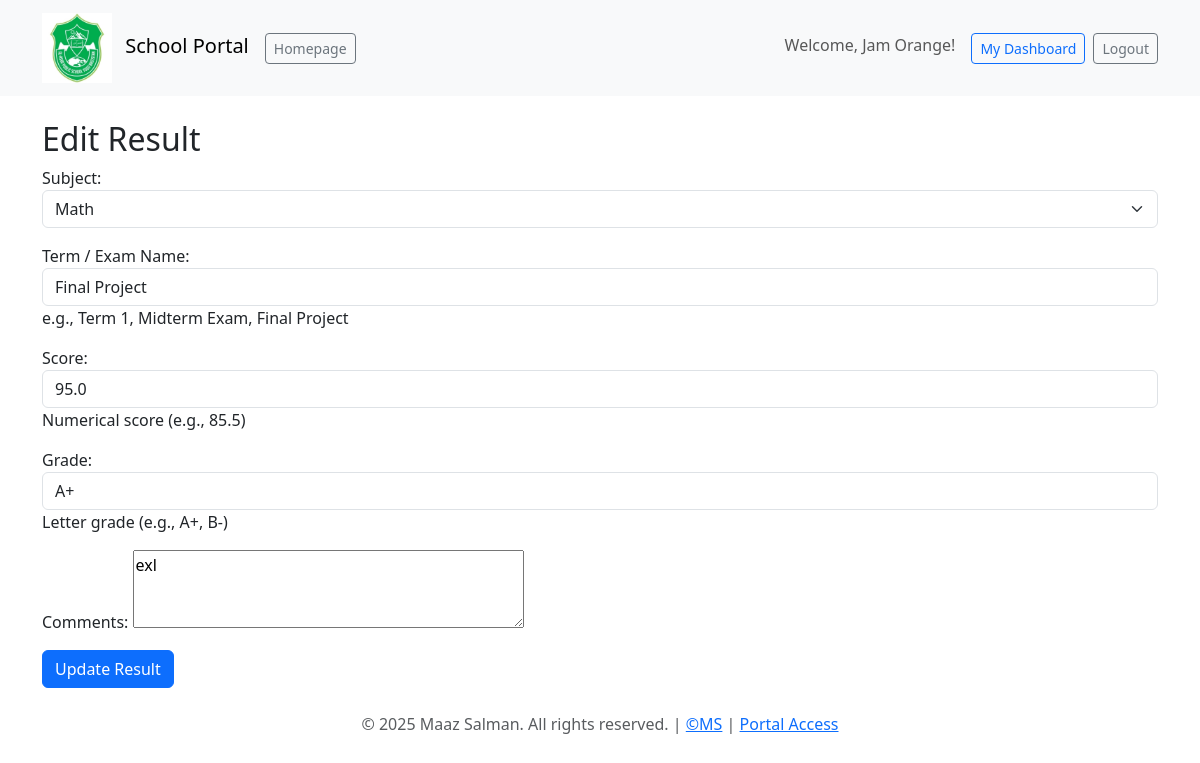
The page /result/6/edit/ (signed in) on the database its author committed.
### core/models.py (models this page shows, shortened)
class Result(models.Model):
    student = models.ForeignKey(Student, on_delete=models.CASCADE, related_name='results')
    subject = models.ForeignKey(Subject, on_delete=models.CASCADE, related_name='results') # PROTECT might be better if subjects are critical
    school_class = models.ForeignKey(
        SchoolClass,
        on_delete=models.SET_NULL, # Record the class context at time of result
        null=True,
        blank=True, # Can be derived from student.current_class at time of entry
        related_name='results'
    )
    term_exam_name = models.CharField(max_length=100, help_text="e.g., Term 1, Midterm Exam, Final Project")
    score = models.FloatField(null=True, blank=True, help_text="Numerical score (e.g., 85.5)")
    grade = models.CharField(max_length=5, blank=True, help_text="Letter grade (e.g., A+, B-)") # Optional alternative/addition to score
    comments = models.TextField(blank=True)
    recorded_by = models.ForeignKey(
        settings.AUTH_USER_MODEL,
        on_delete=models.SET_NULL, # Keep result if teacher leaves
        null=True,
        blank=True, # May be entered by admin, or system generated
        related_name='results_recorded'
    )
    date_recorded = models.DateTimeField(auto_now_add=True) # Automatically set when created
    last_updated = models.DateTimeField(auto_now=True) # Automatically updates on save
    class Meta:
        unique_together = ('student', 'subject', 'term_exam_name')
        ordering = ['-date_recorded'] # Show newest results first by default

### core/views.py (the view)
# urls.py: path('result/<int:result_id>/edit/', views.add_edit_result, name='edit_result'),
@login_required
def add_edit_result(request, student_id=None, result_id=None):
    if result_id:
        result = get_object_or_404(Result, id=result_id)
        student = result.student
    else:
        result = None
        student = get_object_or_404(Student, id=student_id)
    if request.method == 'POST':
        form = ResultForm(request.POST, instance=result)
        if form.is_valid():
            r = form.save(commit=False)
            r.student      = student
            r.recorded_by  = request.user
            r.school_class = student.current_class
            r.save()
            return redirect('teacher_dashboard')
    else:
        form = ResultForm(instance=result)
    return render(request, 'core/add_edit_result.html', {
        'form': form,
        'student': student,
        'result':  result,
        'page_title': 'Edit Result' if result else 'Add New Result',
    })

### core/forms.py (shortened to what this page needs)
class ResultForm(forms.ModelForm):
    class Meta:
        model = Result
        fields = ['subject', 'term_exam_name', 'score', 'grade', 'comments']
        widgets = {
            'comments': forms.Textarea(attrs={'rows': 3}),
            'subject': forms.Select(attrs={'class': 'form-select'}),
            'term_exam_name': forms.TextInput(attrs={'class': 'form-control'}),
            'score': forms.NumberInput(attrs={'class': 'form-control', 'step': '0.1'}), # Allow decimals
            'grade': forms.TextInput(attrs={'class': 'form-control'}),
        }
        labels = {
            'term_exam_name': 'Term / Exam Name', # Nicer label
        }

### core/models.py (called while the page is built)
    def __str__(self):
        return self.name

### templates/core/add_edit_result.html (shortened to what this page needs)
{% extends 'base.html' %}
{% block content %}
  <h2>{{ page_title }}</h2>
  <form method="post">
    {{ form.as_p }}
    <button type="submit" class="btn btn-primary">
      {% if result %}Update{% else %}Create{% endif %} Result
    </button>
  </form>
{% endblock %}

### templates/base.html (shortened to what this page needs)
{% load static %}
<!DOCTYPE html>
<html lang="en">
<head>
    <link href="https://cdn.jsdelivr.net/npm/bootstrap@5.3.3/dist/css/bootstrap.min.css" rel="stylesheet">
</head>
<body>
    <nav class="navbar navbar-expand-lg navbar-light bg-light mb-4">
        <div class="container">
            <a class="navbar-brand" href="/">
                <img src="{% static 'images/logo.jpg' %}" alt="" style="height: 70px; vertical-align: middle; margin-right: 8px;">
                School Portal
            </a>
            <ul class="navbar-nav me-auto mb-2 mb-lg-0">
               <li class="nav-item">
                 <a class="btn btn-sm btn-outline-secondary me-2" href="{% static 'school_site/index.html' %}">Homepage</a>
               </li>
             </ul>
            <ul class="navbar-nav ms-auto">
                {% if user.is_authenticated %}
                    <li class="nav-item">
                        <span class="navbar-text me-3">Welcome, {{ user.get_full_name|default:user.username }}!</span>
                    </li>
                    <li class="nav-item me-2">
                        <a class="btn btn-sm btn-outline-primary" href="{% url 'dashboard' %}">My Dashboard</a>
                    </li>
                    <li class="nav-item">
                       <form action="{% url 'logout' %}" method="post" class="d-inline">
                           <button type="submit" class="btn btn-sm btn-outline-secondary">Logout</button>
                       </form>
                    </li>
                {% else %}
                    <li class="nav-item">
                        <a class="btn btn-sm btn-outline-success" href="{% url 'login' %}">Login</a>
                    </li>
                {% endif %}
            </ul>
        </div>
    </nav>
    <main class="container">
        {% block content %}{% endblock %}
    </main>
    <footer class="mt-4 text-center text-muted">
       <span>© 2025 Maaz Salman. All rights reserved. | <a href="http://www.maazsalman.org">©MS</a> | <a href="/">Portal Access</a></span>
    </footer>
</body>
</html>

### rows shown on the page
Result: subject "Math", term_exam_name "Final Project", score "95.0", grade "A+", comments "exl"

### other values the page prints
{{ user.get_full_name|default:user.username }} "Jam Orange"
{{ page_title }} "Edit Result"
